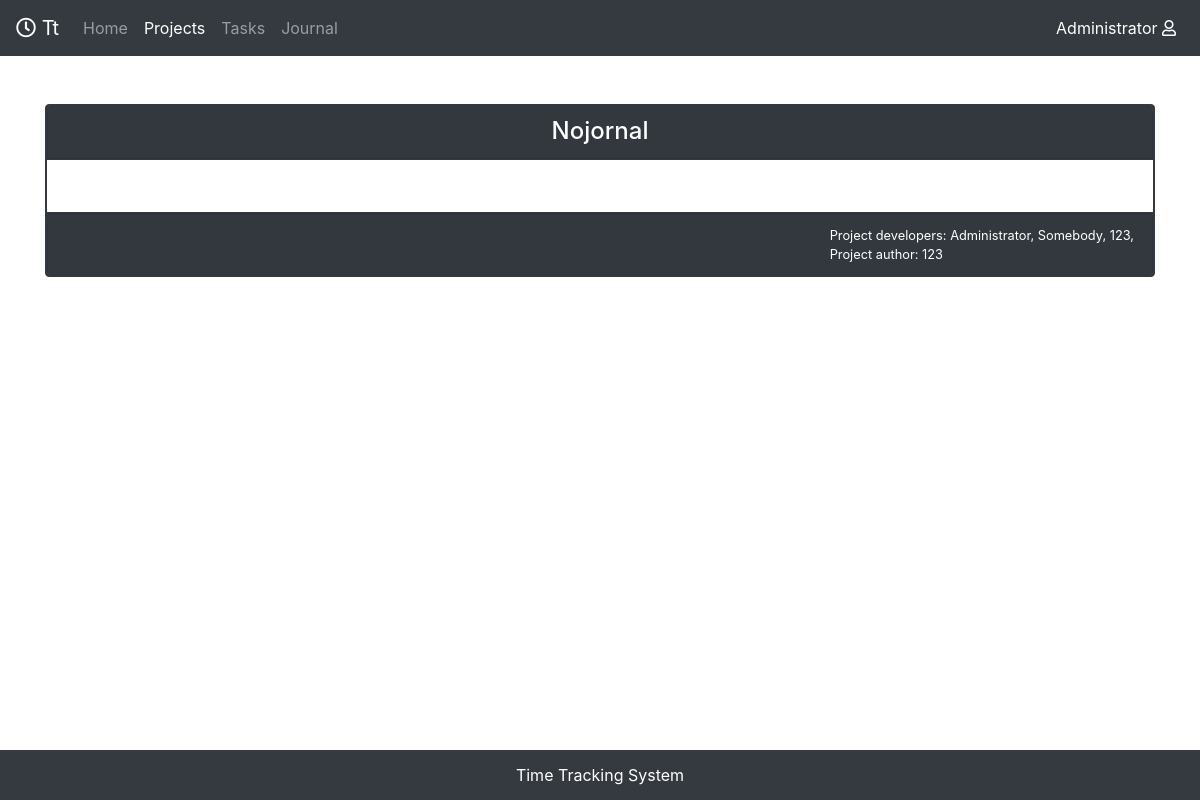
The page /myprojects/3/ (signed in) on the database its author committed.
### mainApp/models.py (models this page shows, shortened)
class Project(models.Model):
    name = models.CharField(max_length=50, blank=False)
    short_description = models.CharField(max_length=100, blank=False, null=True)
    full_description = tn_models.HTMLField(blank=False)
    developers = models.ManyToManyField(Profile,  related_name="Developers")
    author = models.ForeignKey(Profile, related_name="Author", editable=False, on_delete=models.PROTECT)

### accounts_manager/models.py (models this page shows)
class Profile(models.Model):
    Custom_User = models.OneToOneField(User, on_delete=models.CASCADE, editable=False)
    profile_image = models.ImageField(upload_to="avatar", blank=True, null=True, default='avatar/default.jpg')
    date_of_birth = models.DateField(blank=True, null=True)
    user_function = models.CharField(max_length=50)
    def __str__(self):
        return self.Custom_User.username

### mainApp/templates/myprojects/project_template.html (shortened to what this page needs)
{% extends "home/wrapper.html" %}
{% block content %}
	{% if user.profile in project.developers.all or user.is_staff %}
		<div class="container h-100 pt-4 pb-4">
			<div class="card  text-lg bg-dark border border-dark text-white">
				<div class="card-header text-center h4" >
					{{project.name}}
				</div>
				<div class="card-body overflow-auto bg-white border border-dark ">
				</div>
				<div class="card-footer">
					<div class="w-100 d-flex justify-content-end text-left">
						<small>
						Project developers:
						{% for i in project.developers.all %}
							{{ i }},
						{% endfor %}
						<br>
						Project author: {{project.author}}
						</small>
					</div>
				</div>
			</div>
		</div>
	{% endif %}
{% load static %}
{% endblock %}

### mainApp/templates/home/wrapper.html (shortened to what this page needs)
<!DOCTYPE html>
<html lang="en" class="w-100" >
  <head>
    {% load static %}
    <link rel="stylesheet" href="https://maxcdn.bootstrapcdn.com/bootstrap/4.2.1/css/bootstrap.min.css">
    <link rel="stylesheet" href="https://use.fontawesome.com/releases/v5.7.2/css/all.css">
    <link rel="stylesheet" href="{% static 'css/style.css' %}" />
  </head>
  <body class="w-100">
    <div class="wrapper">
    	<header class="mb-4" id="upper"><nav class="navbar navbar-bordered navbar-expand-sm navbar-dark bg-dark">
        <a class="navbar-brand" href="/home"><i class="far fa-clock"></i> Tt</a>
        <div class="collapse navbar-collapse" id="navbarNav">
          <ul class="navbar-nav">
            <li class="nav-item ">
              <a class="nav-link" href="/home" id="home_id"> Home</a>
            </li>
            <li class="nav-item">
              <a class="nav-link" href="/myprojects" id="myprojects_id"> {% if not user.is_staff %} My projects {% else %} Projects {% endif %}</a>
            </li>
            <li class="nav-item">
              <a class="nav-link" href="/mytasks" id="mytasks_id">{% if not user.is_staff %} My tasks {% else %} Tasks {% endif %}</a>
            </li>
            <li class="nav-item">
              <a class="nav-link" href="/journal" id="journal_id">Journal</a>
            </li>
          </ul>
          <ul class="navbar-nav ml-auto">
            <li class="nav-item mr-auto">
              <a class="nav-link active" href="/myprofile" id="user"> {{user}} <i class="far fa-user">   </i></a>
            </li>
          </ul>
        </div>
      </nav></header>
      <div class="content">
      <div class="container-fluid included-content">
        {% block content %}{% endblock %}
    </div>
  </div>
  <div class="footer bg-dark font-small text-center text-white botfooter" >
    <div class="d-flex h-100 align-items-center ">
    <div class="text-center w-100 "><a href="#" class="text-white">Time Tracking System</a></div>
  </div>
</div>
</div>
</body>
</html>

### mainApp/static/css/style.css (style rules this page uses)
* { margin: 0; padding: 0; }
html, body { height: 100%; min-width: 300px; }
.wrapper { display: flex; flex-direction: column; height: 100%; }
.content { flex: 1 0 auto; }
.botfooter { height: 50px; flex: 0 0 auto; }
.included-content { height: 90%; }

### rows shown on the page
Project: name "Nojornal", author "123"
Profile: Custom_User.username "Administrator"
Profile: Custom_User.username "Somebody"
Profile: Custom_User.username "123"

### other values the page prints
{{ user }} "Administrator"
